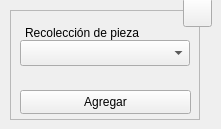
  <widget class="QWidget" name="centralwidget">
   <widget class="QFrame" name="frame">
    <property name="geometry">
     <rect>
      <x>10</x>
      <y>10</y>
      <width>190</width>
      <height>110</height>
     </rect>
    </property>
    <property name="sizePolicy">
     <sizepolicy hsizetype="Fixed" vsizetype="Fixed">
      <horstretch>0</horstretch>
      <verstretch>0</verstretch>
     </sizepolicy>
    </property>
    <property name="minimumSize">
     <size>
      <width>190</width>
      <height>110</height>
     </size>
    </property>
    <property name="maximumSize">
     <size>
      <width>190</width>
      <height>110</height>
     </size>
    </property>
    <property name="frameShape">
     <enum>QFrame::StyledPanel</enum>
    </property>
    <property name="frameShadow">
     <enum>QFrame::Raised</enum>
    </property>
    <widget class="QLabel" name="lbl_clt">
     <property name="enabled">
      <bool>true</bool>
     </property>
     <property name="geometry">
      <rect>
       <x>15</x>
       <y>10</y>
       <width>121</width>
       <height>26</height>
      </rect>
     </property>
     <property name="text">
      <string>Recolección de pieza</string>
     </property>
     <property name="buddy">
      <cstring>lbl_clt</cstring>
     </property>
    </widget>
    <widget class="QComboBox" name="cbx_clt">
     <property name="geometry">
      <rect>
       <x>10</x>
       <y>30</y>
       <width>170</width>
       <height>26</height>
      </rect>
     </property>
     <property name="minimumSize">
      <size>
       <width>170</width>
       <height>26</height>
      </size>
     </property>
     <property name="maximumSize">
      <size>
       <width>170</width>
       <height>16777215</height>
      </size>
     </property>
     <property name="toolTip">
      <string>Seleccione el modo de recolección de pieza</string>
     </property>
    </widget>
    <widget class="QPushButton" name="btn_save">
     <property name="geometry">
      <rect>
       <x>10</x>
       <y>80</y>
       <width>171</width>
       <height>24</height>
      </rect>
     </property>
     <property name="sizePolicy">
      <sizepolicy hsizetype="Expanding" vsizetype="Expanding">
       <horstretch>0</horstretch>
       <verstretch>0</verstretch>
      </sizepolicy>
     </property>
     <property name="minimumSize">
      <size>
       <width>88</width>
       <height>0</height>
      </size>
     </property>
     <property name="toolTip">
      <string>Agregar los datos al programa CNC</string>
     </property>
     <property name="statusTip">
      <string/>
     </property>
     <property name="text">
      <string>Agregar</string>
     </property>
     <property name="shortcut">
      <string>Ctrl+S</string>
     </property>
     <property name="autoDefault">
      <bool>true</bool>
     </property>
    </widget>
    <zorder>cbx_clt</zorder>
    <zorder>lbl_clt</zorder>
    <zorder>btn_save</zorder>
   </widget>
   <widget class="QToolButton" name="btn_help">
    <property name="geometry">
     <rect>
      <x>183</x>
      <y>-2</y>
      <width>29</width>
      <height>29</height>
     </rect>
    </property>
    <property name="font">
     <font>
      <pointsize>20</pointsize>
      <bold>true</bold>
     </font>
    </property>
    <property name="text">
     <string/>
    </property>
    <property name="icon">
     <iconset resource="../../resources/resources.qrc">
      <normaloff>:/icons/question.png</normaloff>:/icons/question.png</iconset>
    </property>
    <property name="iconSize">
     <size>
      <width>20</width>
      <height>20</height>
     </size>
    </property>
    <property name="shortcut">
     <string>F1</string>
    </property>
   </widget>
  </widget>
